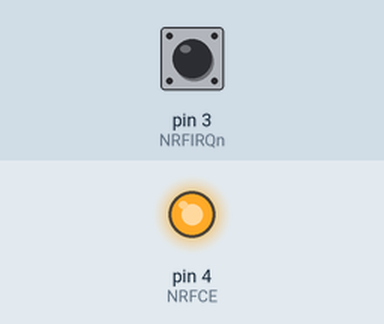
A sketch run on a simulated Arduino Uno, built with avr-gcc and run on an emulated ATmega328P. On the bench: output pins drawn as LEDs (lit = HIGH). The inputs (shaded band) are chosen by the test bench; at power-on: pin 3 (NRFIRQn) HIGH. Pins used as bus, display or sensor lines are not drawn; what the sketch prints to the serial monitor is not drawn.

Above: at 1.2 s.
1.3 s: pin 3 (NRFIRQn) pulled LOW for 0.15 s
At 1.8 s:
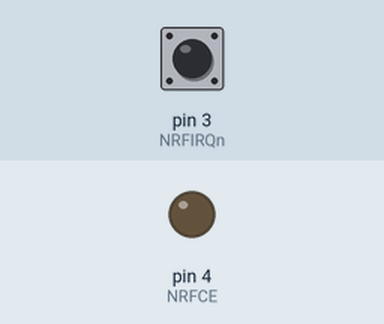
2.9 s: pin 3 (NRFIRQn) pulled LOW for 1 s
At 4.3 s:
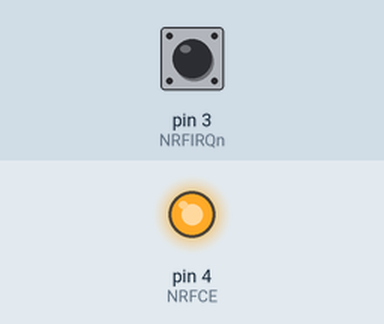
5.4 s: pin 3 (NRFIRQn) pulled LOW for 3.2 s
At 6.1 s:
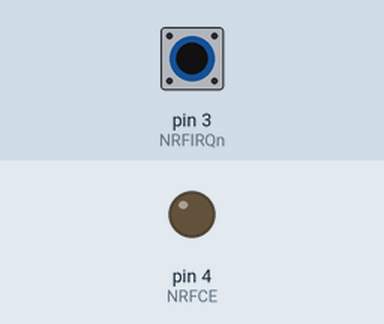
Timing chart, 0 to 8.4 s (numbered marks = the images above; inputs shaded):
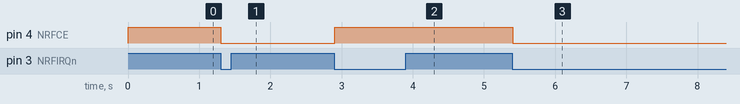

The sketch:

remoteReadWrite.ino
```cpp
//  TODO Items
//  1. Since I have segregated out register reads and writes of the nRF device itself from actual Tx and Rx operations,
//    does the CE need to be active to simply read and write register in the nRF device?

#define DEBUG

// Communication to the nRF24L01 is over SPI
#include <SPI.h>
// Communication with the sensor is over I2C
#include <Wire.h>
// Configuration changes to the nRF24L01 is also stored in EEPROM for when power is cycled
#include <EEPROM.h>

/*********************************/
/******** nRF Result ISR *********/
/*********************************/
volatile uint8_t nrfResults = 0;
void nrfISR(){
  cli();
  nrfResults = 1;
  sei();
}

/*********************************/
/********** Main Setup ***********/
/*********************************/
#define NRFCSn      10
#define NRFIRQn     3
#define NRFCE       4
#define BUFFDEPTH   16
uint8_t len;
uint8_t cmd;
uint8_t addr;
uint8_t data[BUFFDEPTH];
uint8_t *p_len = &len;
uint8_t *p_cmd = &cmd;
uint8_t *p_addr = &addr;
uint8_t *p_data = data;
enum States {STARTUPINRX,WAITFORRX,PROCESSRX,TXPACKET,WAITFORTX} state;

void setup(){
  #ifdef DEBUG
  Serial.begin(115200);
  Serial.println("Booting!");
  #endif
  Wire.begin();
  // Setup the nRF Pins
  pinMode(NRFCSn, OUTPUT);
  pinMode(NRFIRQn, INPUT_PULLUP);
  pinMode(NRFCE, OUTPUT);
  digitalWrite(NRFCSn, HIGH);
  digitalWrite(NRFCE, LOW);
  // Begin SPI for the nRF Device
  SPI.begin();
  // Enable Extended Features
  digitalWrite(NRFCSn, LOW);
  SPI.transfer(0x50);
  SPI.transfer(0x73); // Magic Value for Activate
  digitalWrite(NRFCSn, HIGH);
  digitalWrite(NRFCSn, LOW);
  SPI.transfer(0x1c+0x20);
  SPI.transfer(0x1); // Dynamic Payload per Pipe, Pipe 0 Only
  digitalWrite(NRFCSn, HIGH);
  digitalWrite(NRFCSn, LOW);
  SPI.transfer(0x1d+0x20);
  SPI.transfer(0x4); // Dynamic Payload Enable
  digitalWrite(NRFCSn, HIGH);

  // Configure the nRf from EEPROM if magic value is set
  if(EEPROM.read(0x0) == 0xa5){
    // Read the stored address for this device, address is EEPROM Address 0x1-0x6
    for(int i=1; i<6; i++){
      data[i-1] = EEPROM.read(i);
    }
    #ifdef DEBUG
    Serial.println("Stored address found in EEPROM!");
    #endif
    // Load the stored addres
    configCommsPipe(p_data);
  }

  #ifdef DEBUG
  Serial.println("Magic byte value is:");
  Serial.print("0x");
  data[0] = EEPROM.read(0);
  if(data[0] < 16){
    Serial.print("0");
  }
  Serial.print(data[0], HEX);
  Serial.println(" ");
  Serial.println("First five EEPROM locations are:");
  Serial.print("0x");
  for(int i=1; i<6; i++){
    data[0] = EEPROM.read(i);
    if(data[0] < 16){
      Serial.print("0");
    }
    Serial.print(data[0], HEX);
  }
  Serial.println(" ");
  #endif

  // Define Initial State
  state = STARTUPINRX;
  // nRF24L01 fires an interrupt when Tx Fails, Tx has finished sending or Rx data is available
  attachInterrupt(digitalPinToInterrupt(NRFIRQn), nrfISR, FALLING);
  // Setup the nRF24L01
  power_up_rx();
}

/*********************************/
/*********** Main Loop ***********/
/*********************************/
void loop(){
  // FSM for what to do next and what we are currently working on
  switch(state){
    case STARTUPINRX:
      state = WAITFORRX;
      break;
    case WAITFORRX:
      if(nrfResults == 1){
        nrfResults = 0;
        readRxPacket(p_cmd, p_addr, p_data); // This returns in Standby 1 Mode
        state = PROCESSRX;
      }
      break;
    case PROCESSRX:
      if(*p_cmd == 0x00) {
        readRegSpace(p_addr, p_data, p_len);
        clearFifosAndStatus();
        state = TXPACKET;
      } else if(*p_cmd == 0x01) {
        writeRegSpace(p_addr, p_data);
        clearFifosAndStatus();
        // Setup the nRF24L01
        power_up_rx();
        state = STARTUPINRX;
      }
      break;
    case TXPACKET:
      writeTxPacket(p_data, p_len); // After transmission, this returns to Standby 1 Mode
      state = WAITFORTX;
      break;
    case WAITFORTX:
      if(nrfResults == 1){
        nrfResults = 0;
        clearFifosAndStatus();
        // Setup the nRF24L01
        power_up_rx();
        state = STARTUPINRX;
      }
      break;
  }
}

void writeTxPacket(uint8_t *data, uint8_t *length){
  /*  The writeTxPacket function will handle all of the SPI commanding and handshaking necessary to send a buffer worth
   *  of bytes to the nRF24L01 and command it to send the data. This function assumes the nRF24L01 is already powered up
   *  and can accept a packet for transmission.
   */
  // Power up in Tx Mode:
  digitalWrite(NRFCSn, LOW);
  SPI.transfer(0x00+0x20); // Write (0x20) the CONFIG (0x00) register
  SPI.transfer(0x0A);
  digitalWrite(NRFCSn, HIGH);
  delay(2);

  clearFifosAndStatus();

  // Load Tx Buffer:
  digitalWrite(NRFCSn, LOW);
  SPI.transfer(0xA0); // W_TX_PAYLOAD command
  for(uint8_t i=0; i<*length; i++){
    SPI.transfer(data[i]);
  }
  digitalWrite(NRFCSn, HIGH);

  // Enable Tx:
  for(uint8_t i=0; i<2; i++){
    // Make this only high as close to 10us as possible, this on the Arduino Pro Mini is about 14us
    digitalWrite(NRFCE, HIGH);
  }
  digitalWrite(NRFCE, LOW); // Go back to Standby 1 mode
}

void readRxPacket(uint8_t *command, uint8_t *address, uint8_t *data){
  /*  This function will first capture the number of bytes available in the Rx buffer and then immediately read out the
   *  buffer and properly parse the command, address and data into the respective pointer buffers passed to this
   *  function. The Rx buffer must already hace data in it before this function is called.
   */
  // Get number of bytes received
  digitalWrite(NRFCSn, LOW);
  SPI.transfer(0x60); // R_RX_PL_WID command
  uint8_t byteRxCount = SPI.transfer(0xFF); // NOP command
  digitalWrite(NRFCSn, HIGH);

  // Read out Received Bytes
  digitalWrite(NRFCSn, LOW);
  SPI.transfer(0x61); // R_RX_PAYLOAD command
  for(uint8_t i=0; i<byteRxCount; i++){
    if(i==0){
      *command = (uint8_t)(SPI.transfer(0xFF)); // NOP command
    }else if(i==1){
      *address = (uint8_t)(SPI.transfer(0xFF)); // NOP command
    }else{
      // Cap the end of the buffer, prevents a stack overflow
      if(i<(BUFFDEPTH+2)){
        data[(i-2)] = (uint8_t)(SPI.transfer(0xFF)); // NOP command
      }else{
        SPI.transfer(0xFF); // NOP command, drop the incoming byte on the floor, no more room for it
      }
    }
  }
  digitalWrite(NRFCSn, HIGH);
  delay(1);
  digitalWrite(NRFCE, LOW); // Go back to Standby 1 mode
}

void writeRegSpace(uint8_t *address, uint8_t *data){
  /*  Sending a write request, with an address and a data payload to this device will allow the remote device to write
   *  the nRF24L01 configuration space (0x00 - 0x1D, one to one mapping of address) and any control mechanisms attached
   *  to this controller.
   */
  switch(*address){
    // Single Byte Locations
    case 0x00: case 0x01: case 0x02: case 0x03: case 0x04: case 0x05: case 0x06: case 0x07:
    case 0x0c: case 0x0d: case 0x0e: case 0x0f: case 0x11: case 0x12: case 0x13: case 0x14:
    case 0x15: case 0x16: case 0x17: case 0x1c: case 0x1d:
      // Write the current Configuration to the nRF24L01
      digitalWrite(NRFCSn, LOW);
      SPI.transfer(0x20+*address);           // A Write to a register is signified by a bit set in location 5, then the
                                            // lower bits are used as an address
      SPI.transfer(data[0]);
      digitalWrite(NRFCSn, HIGH);
      break;
    // Multi Byte Locations (Rx Pipe 0, Tx Pipe 0), a write to either Rx or Tx address will update both, prevents
    // mismatched data pipe addresses
    case 0x0a: case 0x10:
      // If the Pipe address is changed, also store address for this device in EEPROM
      // address is EEPROM Address 0x1-0x6
      for(uint8_t i=1; i<6; i++){
        EEPROM.update(i, data[i-1]);      // Store pipe address so this address is used after power is cycled
      }
      EEPROM.update(0, 0xA5);             // Also update the magic word register so the device boots with this new
                                          // address
      configCommsPipe(data);
      break;

    // EEPROM Locations (0x20 + )
    case 0x20: case 0x21: case 0x22: case 0x23: case 0x24: case 0x25: case 0x26: case 0x27:
    case 0x28: case 0x29: case 0x2a: case 0x2b: case 0x2c: case 0x2d: case 0x2e: case 0x2f:
      EEPROM.update(*address-0x20, data[0]);
      break;

    // Sensor Registers (0x40 + ) (currently read only)
  }
}

void readRegSpace(uint8_t *address, uint8_t *data, uint8_t *length){
  /*  Sending a read command with an address to this device will allow the remote device to read the nRF24L01
   *  configuration space (0x00 - 0x1D, one to one mapping of address) and also read any attached sensors.
   */
  switch(*address){
    // Single Byte STATUS
    case 0x07:
      digitalWrite(NRFCSn, LOW);
      data[0] = SPI.transfer(0x00+*address);
      digitalWrite(NRFCSn, HIGH);
      *length = 1;
      break;
    // Single Byte Locations except STATUS
    case 0x00: case 0x01: case 0x02: case 0x03: case 0x04: case 0x05: case 0x06: case 0x08: case 0x09:
    case 0x0c: case 0x0d: case 0x0e: case 0x0f: case 0x11: case 0x12: case 0x13: case 0x14:
    case 0x15: case 0x16: case 0x17: case 0x1c: case 0x1d:
      // Read from any register except the STATUS register requires NOP to be sent after the command+address byte
      digitalWrite(NRFCSn, LOW);
      SPI.transfer(0x00+*address);
      data[0] = SPI.transfer(0xff);         // Send a NOP over SPI to read back on the MISO line
      digitalWrite(NRFCSn, HIGH);
      *length = 1;
      break;
    // Multi Byte Locations (Rx Pipe 0, Rx Pipe 1, Tx Pipe 0)
    case 0x0a: case 0x0b: case 0x10:
      digitalWrite(NRFCSn, LOW);
      SPI.transfer(0x00+*address);
      for(uint8_t i=0; i<5; i++){
        data[i] = SPI.transfer(0xff);
      }
      digitalWrite(NRFCSn, HIGH);
      *length = 5;
      break;

    // EEPROM Locations (0x20 + )
    case 0x20: case 0x21: case 0x22: case 0x23: case 0x24: case 0x25: case 0x26: case 0x27:
    case 0x28: case 0x29: case 0x2a: case 0x2b: case 0x2c: case 0x2d: case 0x2e: case 0x2f:
      digitalWrite(NRFCSn, LOW);
      data[0] = EEPROM.read(*address-0x20);
      digitalWrite(NRFCSn, HIGH);
      *length = 1;
      break;

    // Sensor Registers (0x40 + )
    case 0x40:
      sampleHtu21d(data);         // Sensor function will fill the data buffer directly
      *length = 4;
      break;
  }
}

void configCommsPipe(uint8_t *data){
  // Write the current Configuration to the nRF24L01
  // LSByte of the address is expected to be in data[0], the MSByte is expected to be in data[4]
  // Rx Address of the Pipe
  digitalWrite(NRFCSn, LOW);
  SPI.transfer(0x20+0x0a);
  for(uint8_t i=0; i<5; i++){
    SPI.transfer(data[i]);
  }
  digitalWrite(NRFCSn, HIGH);
  delay(1);
  // Tx Address of the Pipe
  digitalWrite(NRFCSn, LOW);
  SPI.transfer(0x20+0x10);
  for(uint8_t i=0; i<5; i++){
    SPI.transfer(data[i]);
  }
  digitalWrite(NRFCSn, HIGH);
  delay(1);
}

void clearFifosAndStatus(){
  // Clear STATUS Register Flags
  digitalWrite(NRFCSn, LOW);
  SPI.transfer(0x07+0x20);
  SPI.transfer(0x70);
  digitalWrite(NRFCSn, HIGH);
  delay(1);
  // Clear Rx FIFOs
  digitalWrite(NRFCSn, LOW);
  SPI.transfer(0xE2);
  digitalWrite(NRFCSn, HIGH);
  delay(1);
  // Clear Tx FIFOs
  digitalWrite(NRFCSn, LOW);
  SPI.transfer(0xE1);
  digitalWrite(NRFCSn, HIGH);
  delay(1);
}

void power_up_rx(){
  digitalWrite(NRFCSn, LOW);
  SPI.transfer(0x01+0x20); // Write (0x20) the EN Auto ACK (0x01) register
  SPI.transfer(0x01); // Only one Rx pipe enabled
  digitalWrite(NRFCSn, HIGH);

  digitalWrite(NRFCSn, LOW);
  SPI.transfer(0x02+0x20); // Write (0x20) the EN Rx Addr (0x02) register
  SPI.transfer(0x01); // Only one Rx pipe enabled
  digitalWrite(NRFCSn, HIGH);

  digitalWrite(NRFCSn, LOW);
  SPI.transfer(0x00+0x20); // Write (0x20) the CONFIG (0x00) register
  SPI.transfer(0x0B); // Power Up and RX Mode
  digitalWrite(NRFCSn, HIGH);
  delay(2);
  digitalWrite(NRFCE, HIGH);
  delay(1);
}

void sampleHtu21d(uint8_t *data){
  /*  This is the sensor sample routine for the HTU21D temperature and humidity sensor.
   */
  // Temperature
  Wire.beginTransmission(0x40);
  Wire.write(0xE3);               // Temperature Register over I2C
  Wire.endTransmission(0);
  Wire.requestFrom(0x40, 3);
  while(3 > Wire.available());
  data[1] = Wire.read() & 0xff;   // Temperature High Byte
  data[0] = Wire.read() & 0xfc;   // Temperature Low Byte
  Wire.read(); // Checksum, don't do anything with this yet

  // Humidity
  Wire.beginTransmission(0x40);
  Wire.write(0xE5);               // Humidity Register over I2C
  Wire.endTransmission(0);
  Wire.requestFrom(0x40, 3);
  while(3 > Wire.available());
  data[3] = Wire.read() & 0xff;   // Humidity High Byte
  data[2] = Wire.read() & 0xf0;   // Humidity Low Byte
  Wire.read(); // Checksum, don't do anything with this yet
}
```

Measured:
- after the input at 1.3 s, pin 4 (NRFCE): HIGH → LOW at once
- after the input at 2.9 s, pin 4 (NRFCE): LOW → HIGH at once
- after the input at 5.4 s, pin 4 (NRFCE): HIGH → LOW at once
